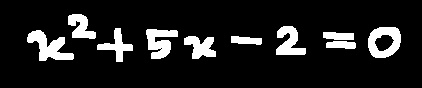
#> input picture Backend/PythonCode/data/annotated_test_Equal/d/Equ1.jpg, 422 x 88 px; its folder holds only this picture in this run
$ jupyter execute Untitled.ipynb
#> lines starting #> are read from the running program, lines starting #| are printed output that depends on the picture; after the words box and inside, x2 and y2 are one past the last pixel; in counts of white or black regions, pixels touching at a corner belong together
[cell 1]
import numpy as np
import cv2
from PIL import Image
# import PIL as PIL
from matplotlib import pyplot as plt
# %matplotlib inline
import os, sys
class ImageConversions:
    def openImageUsingCV(self,path):
#> called with path = './d/Equ1.jpg'
        img = cv2.imread(path)
#> img is the input picture: shape (88, 422, 3); min 0, max 255, mean 30.4
        return img

    def saveNumpyImage(self,path,numImg):
        cv2.imwrite(path, numImg)

    def openImageUsingPillow(self,path):
        im = Image.open(path)
        return im

    def savePILImage(self,path,img):
        img.save(path)

    def expandShape(self,numarray,axisNumber):
        a=np.expand_dims(numarray,axis=axisNumber)
        return a

    def plotImageUsingMATPLOTLIB(self,img):
        plt.imshow(img)
        plt.show()

    def plotImageUsingCV(self,img):
        cv2.imshow('Gray image', img)
        cv2.waitKey(0)

    def printInformation(self,obj):
        print(type(obj))
#| <class 'numpy.ndarray'>
        if isinstance(obj,np.ndarray):
            print('Numpy object ')
            print('Object shape: ',obj.shape)
#| Object shape:  (88, 422, 3)
            print('Object size: ',obj.size)
#| Object size:  111408
            print('Object type: ',obj.dtype)
#| Object type:  uint8
        elif isinstance(obj,PIL.JpegImagePlugin.JpegImageFile):
            print('Pillow object of JPEG file')
        elif isinstance(obj,PIL.PngImagePlugin.PngImageFile):
            print('Pillow object of PNG file')

    def pixelInversion0to255(self,img): # inverts image b - w or w - b
            copyImage = np.copy(img)
            copyImage[img > 175] = 0
            copyImage[img <= 175] = 255
            return copyImage

    def isTextWhite(self,img): #returns true if text white else false
        white=np.sum(img >= 127)
        black=np.sum(img < 127)
        if(white>black):
            return False
        else:
            return True

    def convertToGrayScale(self,img): #returns grayscale image
        gray = cv2.cvtColor(img, cv2.COLOR_BGR2GRAY)
        return gray

    def convertOnlyto255and0(self,img): # returns image to 0 and 255 image
        grayImage=self.convertToGrayScale(img)
        (thresh, blackAndWhiteImage) = cv2.threshold(grayImage, 127, 255, cv2.THRESH_BINARY)
#> blackAndWhiteImage: shape (88, 422); 11.9% white; 10 white regions, largest, box (x1, y1, x2, y2) and area: (27, 30, 74, 61) 706, (368, 27, 401, 58) 645, (146, 29, 178, 59) 596


        return blackAndWhiteImage

    def makeTextWhite(self,img):
        bwImg=self.convertOnlyto255and0(img)
        self.printInformation(bwImg)
#| <class 'numpy.ndarray'>
#| Object shape:  (88, 422)
#| Object size:  37136
#| Object type:  uint8
        if(self.isTextWhite(bwImg)==False):
#> in isTextWhite, `white=np.sum(img >= 127)`: white = 4417
#> in isTextWhite, `black=np.sum(img < 127)`: black = 32719
            whiteTextImage=self.pixelInversion0to255(bwImg)
        else:
            whiteTextImage = bwImg
        inv=self.expandShape(whiteTextImage,2)
        return inv

    def dilate(self,img):
        kernel = np.ones((5,5),np.uint8)
        # erosion = cv2.erode(img,kernel,iterations = 1)
        opening = cv2.morphologyEx(img, cv2.MORPH_OPEN, kernel)
        dilation = cv2.dilate(img,kernel,iterations = 1)
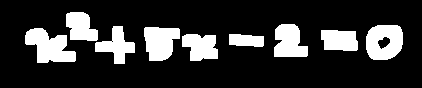
#> dilation: shape (88, 422); 19.4% white; 9 white regions, largest, box (x1, y1, x2, y2) and area: (25, 28, 76, 63) 1114, (366, 25, 403, 60) 1037, (144, 27, 180, 61) 941
        return dilation

    def erode(self,img):
        kernel = np.ones((5,5),np.uint8)
        opening = cv2.morphologyEx(img, cv2.MORPH_OPEN, kernel)
        erosion = cv2.erode(img,kernel,iterations = 1)
#         dilation = cv2.dilate(img,kernel,iterations = 1)
        return erosion

    def resize(self,img,width,height):
        dim=(width,height)
        resized = cv2.resize(img, dim, interpolation = cv2.INTER_AREA)
        return resized

[cell 2]
proces=ImageConversions()
dirs = os.listdir('./d/')
y=0
for item in dirs:
    print(item)
    #     y=y+1
    currentimg='./d/'+item
    img=proces.openImageUsingCV(currentimg) #open
#     print(img)
#     if(img):
#     print(img)
    proces.printInformation(img)
    whiteImg=proces.makeTextWhite(img) #Converted and made text white
    dilated=proces.dilate(whiteImg) #dilated
#     done=proces.makeTextWhite(dilated)
#     resized=proces.resize(dilated,wid,height) #Resized
#     done=proces.expandShape(resized,2) # wid*height*1 shaped
    imagePath=currentimg # image path
#         print(imagePath)
    proces.saveNumpyImage(imagePath,dilated) # Saved Image

$ run again, on Backend/PythonCode/data/annotated_test_Equal/d/equ12.jpg
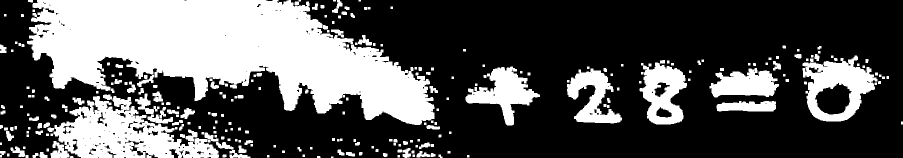
#> input picture Backend/PythonCode/data/annotated_test_Equal/d/equ12.jpg, 1805 x 316 px (shown at 1/2 size)
#> in openImageUsingCV, img is the input picture: shape (316, 1805, 3); min 0, max 255, mean 85.1
#| <class 'numpy.ndarray'>
#| Object shape:  (316, 1805, 3)
#| Object size:  1711140
#| Object type:  uint8
#> blackAndWhiteImage: shape (316, 1805); 33.4% white; 258 white regions (4 under 20 px), largest, box (x1, y1, x2, y2) and area: (54, 0, 869, 250) 115148, (107, 192, 467, 316) 21543, (1605, 111, 1755, 243) 9803
#| <class 'numpy.ndarray'>
#| Object shape:  (316, 1805)
#| Object size:  570380
#| Object type:  uint8
#> white = 190292
#> black = 380088
#> in dilate, `dilation = cv2.dilate(img,kernel,iterations = 1)`:
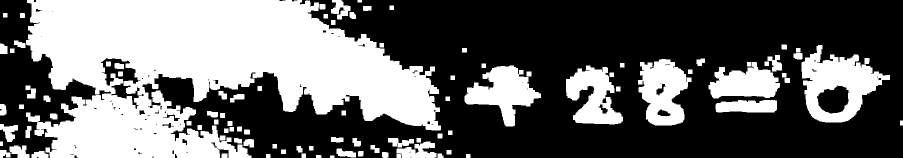
#> dilation: shape (316, 1805) (shown at 1/2 size); 40% white; 97 white regions, largest, box (x1, y1, x2, y2) and area: (52, 0, 882, 316) 163351, (1603, 90, 1780, 245) 13440, (1276, 118, 1383, 251) 9282

$ run again, on Backend/PythonCode/data/annotated_test_Equal/d/equ2.jpg
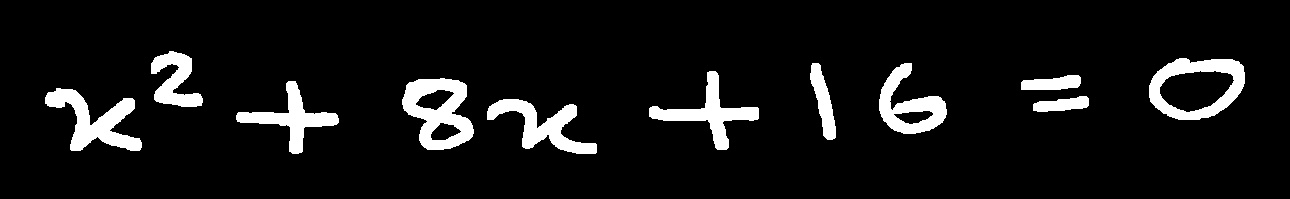
#> input picture Backend/PythonCode/data/annotated_test_Equal/d/equ2.jpg, 1290 x 199 px
#> in openImageUsingCV, img is the input picture: shape (199, 1290, 3); min 0, max 255, mean 20.6
#| <class 'numpy.ndarray'>
#| Object shape:  (199, 1290, 3)
#| Object size:  770130
#| Object type:  uint8
#> blackAndWhiteImage: shape (199, 1290); 8.1% white; 11 white regions, largest, box (x1, y1, x2, y2) and area: (402, 78, 474, 150) 2890, (45, 88, 142, 151) 2616, (1149, 58, 1245, 120) 2574
#| <class 'numpy.ndarray'>
#| Object shape:  (199, 1290)
#| Object size:  256710
#| Object type:  uint8
#> white = 20720
#> black = 235990
#> in dilate, `dilation = cv2.dilate(img,kernel,iterations = 1)`:
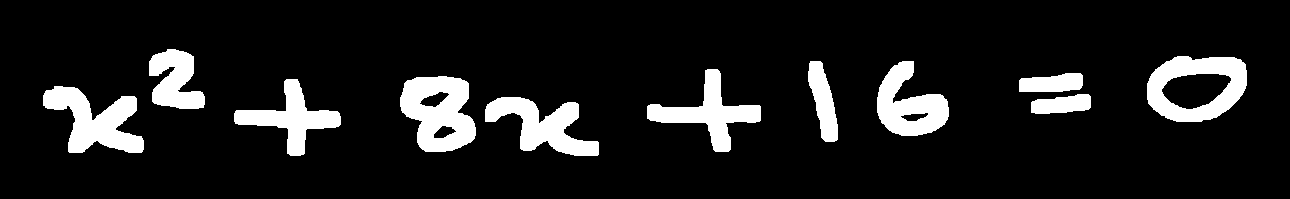
#> dilation: shape (199, 1290); 11.3% white; 11 white regions, largest, box (x1, y1, x2, y2) and area: (400, 76, 476, 152) 3939, (1147, 56, 1247, 122) 3675, (43, 86, 144, 153) 3574

$ run again, on Backend/PythonCode/data/annotated_test_Equal/d/equ3.jpg
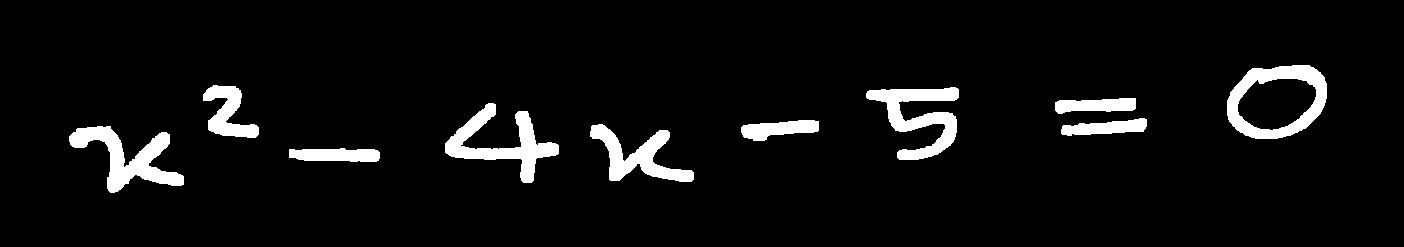
#> input picture Backend/PythonCode/data/annotated_test_Equal/d/equ3.jpg, 1404 x 247 px
#> in openImageUsingCV, img is the input picture: shape (247, 1404, 3); min 0, max 255, mean 14.5
#| <class 'numpy.ndarray'>
#| Object shape:  (247, 1404, 3)
#| Object size:  1040364
#| Object type:  uint8
#> blackAndWhiteImage: shape (247, 1404); 5.7% white; 10 white regions, largest, box (x1, y1, x2, y2) and area: (1227, 65, 1327, 139) 2972, (69, 126, 184, 193) 2957, (445, 103, 559, 183) 2956
#| <class 'numpy.ndarray'>
#| Object shape:  (247, 1404)
#| Object size:  346788
#| Object type:  uint8
#> white = 19662
#> black = 327126
#> in dilate, `dilation = cv2.dilate(img,kernel,iterations = 1)`:
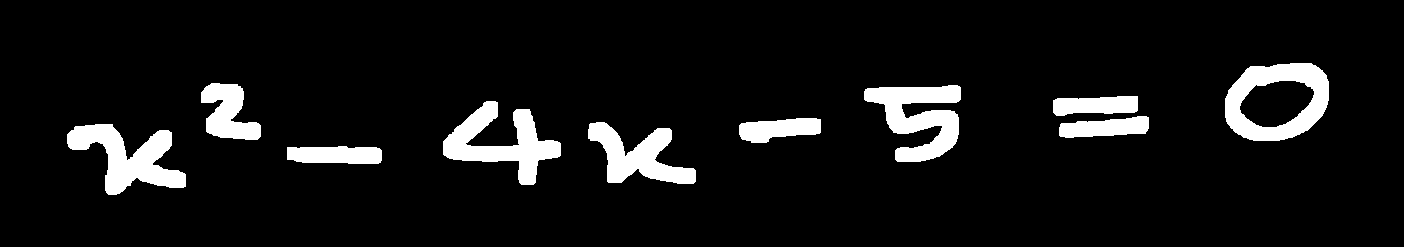
#> dilation: shape (247, 1404); 7.9% white; 10 white regions, largest, box (x1, y1, x2, y2) and area: (1225, 63, 1329, 141) 4198, (864, 85, 961, 162) 4088, (443, 101, 561, 185) 4078

$ run again, on Backend/PythonCode/data/annotated_test_Equal/d/equ1 (2).jpg
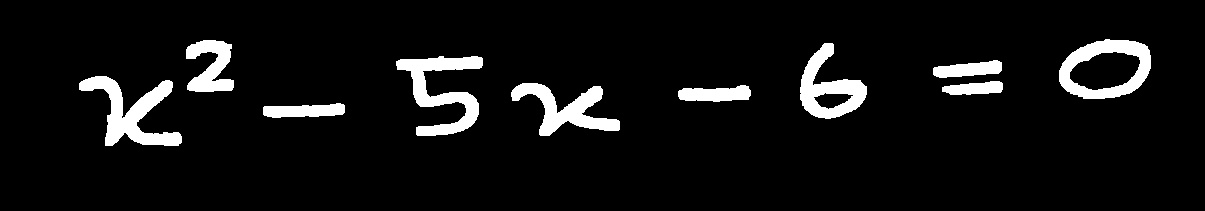
#> input picture Backend/PythonCode/data/annotated_test_Equal/d/equ1 (2).jpg, 1205 x 211 px
#> in openImageUsingCV, img is the input picture: shape (211, 1205, 3); min 0, max 255, mean 17.7
#| <class 'numpy.ndarray'>
#| Object shape:  (211, 1205, 3)
#| Object size:  762765
#| Object type:  uint8
#> blackAndWhiteImage: shape (211, 1205); 6.9% white; 10 white regions, largest, box (x1, y1, x2, y2) and area: (79, 76, 182, 146) 2871, (396, 56, 483, 136) 2830, (1059, 39, 1151, 99) 2486
#| <class 'numpy.ndarray'>
#| Object shape:  (211, 1205)
#| Object size:  254255
#| Object type:  uint8
#> white = 17657
#> black = 236598
#> in dilate, `dilation = cv2.dilate(img,kernel,iterations = 1)`:
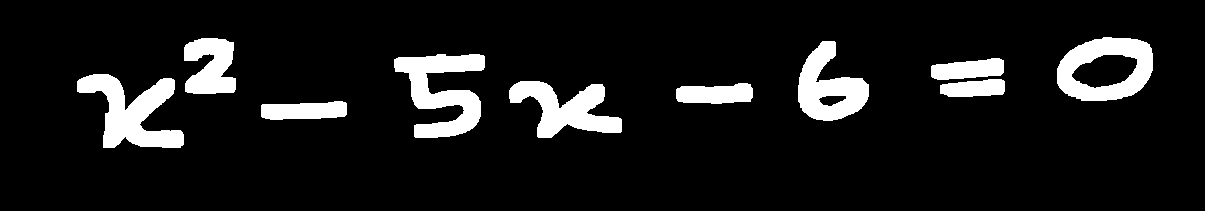
#> dilation: shape (211, 1205); 9.8% white; 10 white regions, largest, box (x1, y1, x2, y2) and area: (394, 54, 485, 138) 3984, (77, 74, 184, 148) 3964, (1057, 37, 1153, 101) 3526
